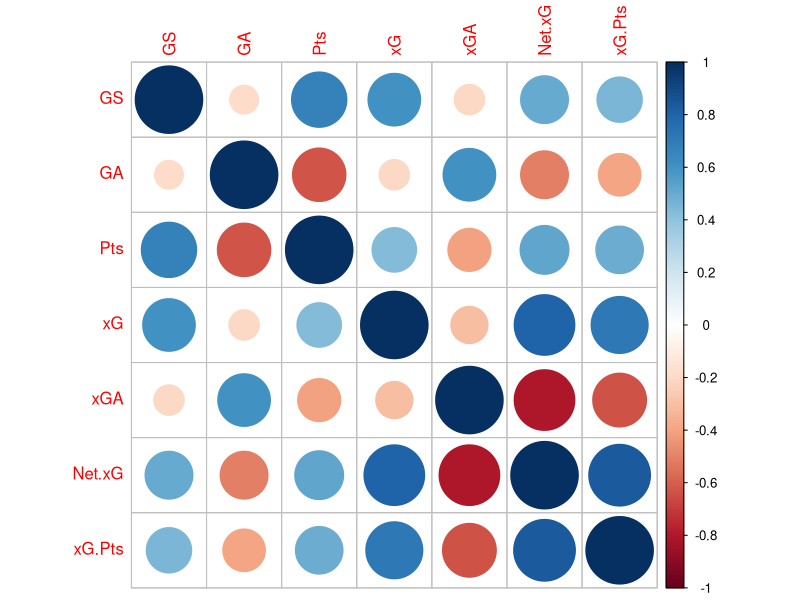

Write the R code that produced this figure.
## ---- chunk 1
data <- read.csv("football.csv", header = TRUE)
## ---- chunk 2
nrow(data)
ncol(data)
## ---- chunk 3
unique(data$Score)
## ---- chunk 4
matches <- data[data$Season == "2020/21",]
nrow(matches)
## ---- chunk 5
unique(data$Date.Range)
unique(data$League)
## ---- chunk 6
teams <- unique(data$Team)
awayTeams <- unique(data$AT)
homeTeams <- unique(data$HT)

print(teams)
print(sort(teams) == sort(awayTeams) & sort(teams) == sort(homeTeams))
## ---- chunk 7
head(data$Date, n = 3)
## ---- chunk 8
unique(data$GS)
unique(data$GA)
## ---- chunk 9
unique(data$Pts)
unique(data$xG.Pts)
## ---- chunk 10
unique(data$xG)
## ---- chunk 11
unique(data$Lower.xG)
unique(data$Upper.xG)
## ---- chunk 12
unique(data$Pts.vs.xG..ve)
unique(data$Pts.vs.xG..ve.1)
## ---- chunk 13
cors <- cor(data[,c("GS", "GA", "Pts", "xG", "xGA", "Net.xG", "xG.Pts")])
print(cors)

library(corrplot)
corrplot(cors)
## ---- chunk 14
team.cors <- data.frame()
for (t in unique(data$Team)) {
  t.data <- subset(data, data$Team == t)
  team.cors <- rbind(team.cors, c(t, cor(t.data$GS, t.data$xG)))
}
colnames(team.cors) <- c("Team", "GS/xG Correlation")
team.cors <- team.cors[order(team.cors$`GS/xG Correlation`, decreasing = TRUE),]
print(team.cors)
